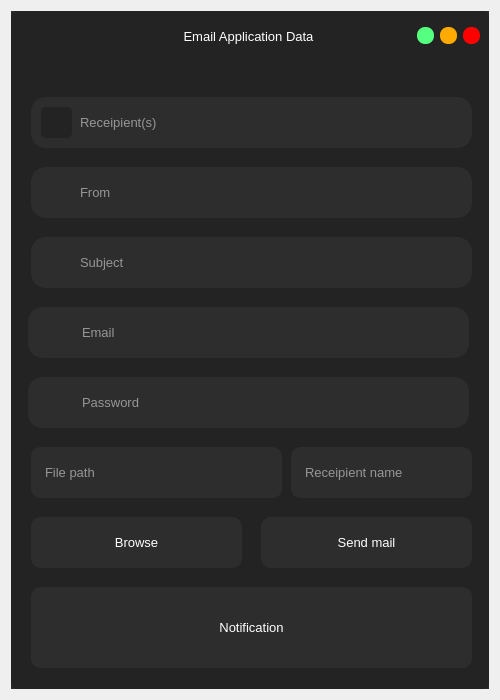
<?xml version="1.0" encoding="UTF-8"?>
<ui version="4.0">
 <class>Mail</class>
 <widget class="QDialog" name="Mail">
  <property name="geometry">
   <rect>
    <x>0</x>
    <y>0</y>
    <width>500</width>
    <height>700</height>
   </rect>
  </property>
  <property name="minimumSize">
   <size>
    <width>500</width>
    <height>700</height>
   </size>
  </property>
  <property name="maximumSize">
   <size>
    <width>500</width>
    <height>700</height>
   </size>
  </property>
  <property name="windowTitle">
   <string>Dialog</string>
  </property>
  <layout class="QVBoxLayout" name="verticalLayout">
   <item>
    <widget class="QFrame" name="frame">
     <property name="styleSheet">
      <string notr="true">background-color: rgb(45, 45, 45);</string>
     </property>
     <property name="frameShape">
      <enum>QFrame::NoFrame</enum>
     </property>
     <property name="frameShadow">
      <enum>QFrame::Raised</enum>
     </property>
     <layout class="QVBoxLayout" name="verticalLayout_4">
      <property name="spacing">
       <number>0</number>
      </property>
      <property name="leftMargin">
       <number>0</number>
      </property>
      <property name="topMargin">
       <number>0</number>
      </property>
      <property name="rightMargin">
       <number>0</number>
      </property>
      <property name="bottomMargin">
       <number>0</number>
      </property>
      <item>
       <widget class="QFrame" name="frame_2">
        <property name="styleSheet">
         <string notr="true">QFrame{
	background-color: rgb(35, 35, 35);
	border-radius:5px;
}</string>
        </property>
        <property name="frameShape">
         <enum>QFrame::NoFrame</enum>
        </property>
        <property name="frameShadow">
         <enum>QFrame::Raised</enum>
        </property>
        <layout class="QVBoxLayout" name="verticalLayout_2">
         <property name="leftMargin">
          <number>0</number>
         </property>
         <property name="topMargin">
          <number>0</number>
         </property>
         <property name="rightMargin">
          <number>0</number>
         </property>
         <property name="bottomMargin">
          <number>0</number>
         </property>
         <item>
          <widget class="QFrame" name="frame_3">
           <property name="minimumSize">
            <size>
             <width>0</width>
             <height>40</height>
            </size>
           </property>
           <property name="maximumSize">
            <size>
             <width>16777215</width>
             <height>30</height>
            </size>
           </property>
           <property name="frameShape">
            <enum>QFrame::NoFrame</enum>
           </property>
           <property name="frameShadow">
            <enum>QFrame::Raised</enum>
           </property>
           <layout class="QHBoxLayout" name="horizontalLayout">
            <property name="topMargin">
             <number>0</number>
            </property>
            <property name="bottomMargin">
             <number>0</number>
            </property>
            <item>
             <widget class="QLabel" name="label">
              <property name="minimumSize">
               <size>
                <width>60</width>
                <height>0</height>
               </size>
              </property>
              <property name="maximumSize">
               <size>
                <width>60</width>
                <height>16777215</height>
               </size>
              </property>
              <property name="text">
               <string/>
              </property>
              <property name="pixmap">
               <pixmap resource="../resource/asset.qrc">:/icons/asset/mail.svg</pixmap>
              </property>
             </widget>
            </item>
            <item>
             <widget class="QLabel" name="label_2">
              <property name="font">
               <font>
                <family>Arial</family>
                <pointsize>10</pointsize>
               </font>
              </property>
              <property name="styleSheet">
               <string notr="true">QLabel{
	color: rgb(255, 255, 255);
}</string>
              </property>
              <property name="text">
               <string>Email Application Data</string>
              </property>
              <property name="alignment">
               <set>Qt::AlignCenter</set>
              </property>
             </widget>
            </item>
            <item>
             <widget class="QPushButton" name="btn_minimize">
              <property name="minimumSize">
               <size>
                <width>16</width>
                <height>16</height>
               </size>
              </property>
              <property name="maximumSize">
               <size>
                <width>17</width>
                <height>17</height>
               </size>
              </property>
              <property name="styleSheet">
               <string notr="true">QPushButton{
	background-color: rgb(85, 255, 127);
	border:none;
	border-radius: 8px;
}

QPushButton:hover{	
	background-color: rgba(85, 255, 127,150);
	
}</string>
              </property>
              <property name="text">
               <string/>
              </property>
             </widget>
            </item>
            <item>
             <widget class="QPushButton" name="btn_maximize">
              <property name="minimumSize">
               <size>
                <width>16</width>
                <height>16</height>
               </size>
              </property>
              <property name="maximumSize">
               <size>
                <width>17</width>
                <height>17</height>
               </size>
              </property>
              <property name="styleSheet">
               <string notr="true">QPushButton{
	
	background-color: rgb(255, 170, 0);
	border:none;
	border-radius: 8px;
}

QPushButton:hover{	
	background-color: rgba(255, 170, 0,150);
	
}</string>
              </property>
              <property name="text">
               <string/>
              </property>
             </widget>
            </item>
            <item>
             <widget class="QPushButton" name="btn_close">
              <property name="minimumSize">
               <size>
                <width>16</width>
                <height>16</height>
               </size>
              </property>
              <property name="maximumSize">
               <size>
                <width>17</width>
                <height>17</height>
               </size>
              </property>
              <property name="styleSheet">
               <string notr="true">QPushButton{
	background-color: rgb(255, 0, 0);
	border:none;
	border-radius: 8px;
}

QPushButton:hover{	
	background-color: rgba(255, 0, 0,150);
	
}</string>
              </property>
              <property name="text">
               <string/>
              </property>
             </widget>
            </item>
           </layout>
          </widget>
         </item>
         <item>
          <widget class="QFrame" name="frame_4">
           <property name="frameShape">
            <enum>QFrame::NoFrame</enum>
           </property>
           <property name="frameShadow">
            <enum>QFrame::Raised</enum>
           </property>
           <widget class="QLabel" name="label_36">
            <property name="geometry">
             <rect>
              <x>30</x>
              <y>120</y>
              <width>31</width>
              <height>31</height>
             </rect>
            </property>
            <property name="styleSheet">
             <string notr="true">background-color: rgb(45, 45, 45);</string>
            </property>
            <property name="text">
             <string/>
            </property>
            <property name="pixmap">
             <pixmap resource="../resource/asset.qrc">:/icons/asset/user.svg</pixmap>
            </property>
           </widget>
           <widget class="QLabel" name="label_37">
            <property name="geometry">
             <rect>
              <x>30</x>
              <y>330</y>
              <width>31</width>
              <height>31</height>
             </rect>
            </property>
            <property name="styleSheet">
             <string notr="true">background-color: rgb(45, 45, 45);</string>
            </property>
            <property name="text">
             <string/>
            </property>
            <property name="pixmap">
             <pixmap resource="../resource/asset.qrc">:/icons/asset/lock.svg</pixmap>
            </property>
           </widget>
           <widget class="QLabel" name="label_notification">
            <property name="geometry">
             <rect>
              <x>20</x>
              <y>530</y>
              <width>441</width>
              <height>81</height>
             </rect>
            </property>
            <property name="font">
             <font>
              <family>MS Shell Dlg 2</family>
              <pointsize>10</pointsize>
              <weight>50</weight>
              <bold>false</bold>
             </font>
            </property>
            <property name="styleSheet">
             <string notr="true">QLabel{
	color: rgb(255, 255, 255);
	background-color: rgb(45, 45, 45);
	border-radius: 10px;
}</string>
            </property>
            <property name="text">
             <string>Notification</string>
            </property>
            <property name="alignment">
             <set>Qt::AlignCenter</set>
            </property>
            <property name="wordWrap">
             <bool>true</bool>
            </property>
           </widget>
           <widget class="QLineEdit" name="sender_password">
            <property name="geometry">
             <rect>
              <x>17</x>
              <y>320</y>
              <width>441</width>
              <height>51</height>
             </rect>
            </property>
            <property name="minimumSize">
             <size>
              <width>0</width>
              <height>0</height>
             </size>
            </property>
            <property name="maximumSize">
             <size>
              <width>16777215</width>
              <height>16777215</height>
             </size>
            </property>
            <property name="font">
             <font>
              <pointsize>10</pointsize>
             </font>
            </property>
            <property name="styleSheet">
             <string notr="true">QLineEdit{
	color: rgb(255, 255, 255);
	border: 2px solid  rgb(45, 45, 45);
	border-radius:15px;
	padding-left: 50px;
}

QLineEdit:hover{
	border:2px solid rgb(35, 35, 35);
}

QLineEdit:focus{
	border:2px solid rgb(255, 255, 255);
}</string>
            </property>
            <property name="echoMode">
             <enum>QLineEdit::Password</enum>
            </property>
            <property name="placeholderText">
             <string>Password</string>
            </property>
            <property name="clearButtonEnabled">
             <bool>true</bool>
            </property>
           </widget>
           <widget class="QLineEdit" name="email_subject">
            <property name="geometry">
             <rect>
              <x>20</x>
              <y>180</y>
              <width>441</width>
              <height>51</height>
             </rect>
            </property>
            <property name="minimumSize">
             <size>
              <width>0</width>
              <height>0</height>
             </size>
            </property>
            <property name="maximumSize">
             <size>
              <width>16777215</width>
              <height>16777215</height>
             </size>
            </property>
            <property name="font">
             <font>
              <pointsize>10</pointsize>
             </font>
            </property>
            <property name="styleSheet">
             <string notr="true">QLineEdit{
	color: rgb(255, 255, 255);
	border: 2px solid  rgb(45, 45, 45);
	border-radius:15px;
	padding-left: 45px;
}

QLineEdit:hover{
	border:2px solid rgb(35, 35, 35);
}

QLineEdit:focus{
	border:2px solid rgb(255, 255, 255);
}</string>
            </property>
            <property name="placeholderText">
             <string>Subject</string>
            </property>
            <property name="clearButtonEnabled">
             <bool>true</bool>
            </property>
           </widget>
           <widget class="QLineEdit" name="email_sender">
            <property name="geometry">
             <rect>
              <x>17</x>
              <y>250</y>
              <width>441</width>
              <height>51</height>
             </rect>
            </property>
            <property name="minimumSize">
             <size>
              <width>0</width>
              <height>0</height>
             </size>
            </property>
            <property name="maximumSize">
             <size>
              <width>16777215</width>
              <height>16777215</height>
             </size>
            </property>
            <property name="font">
             <font>
              <pointsize>10</pointsize>
             </font>
            </property>
            <property name="styleSheet">
             <string notr="true">QLineEdit{
	color: rgb(255, 255, 255);
	border: 2px solid  rgb(45, 45, 45);
	border-radius:15px;
	padding-left: 50px;
}

QLineEdit:hover{
	border:2px solid rgb(35, 35, 35);
}

QLineEdit:focus{
	border:2px solid rgb(255, 255, 255);
}</string>
            </property>
            <property name="placeholderText">
             <string>Email</string>
            </property>
            <property name="clearButtonEnabled">
             <bool>true</bool>
            </property>
           </widget>
           <widget class="QLineEdit" name="email_from">
            <property name="geometry">
             <rect>
              <x>20</x>
              <y>110</y>
              <width>441</width>
              <height>51</height>
             </rect>
            </property>
            <property name="minimumSize">
             <size>
              <width>338</width>
              <height>0</height>
             </size>
            </property>
            <property name="maximumSize">
             <size>
              <width>16777215</width>
              <height>16777215</height>
             </size>
            </property>
            <property name="font">
             <font>
              <pointsize>10</pointsize>
             </font>
            </property>
            <property name="styleSheet">
             <string notr="true">QLineEdit{
	color: rgb(255, 255, 255);
	border: 2px solid  rgb(45, 45, 45);
	border-radius:15px;
	padding-left: 45px;
}

QLineEdit:hover{
	border:2px solid rgb(35, 35, 35);
}

QLineEdit:focus{
	border:2px solid rgb(255, 255, 255);
}</string>
            </property>
            <property name="placeholderText">
             <string>From</string>
            </property>
            <property name="clearButtonEnabled">
             <bool>true</bool>
            </property>
           </widget>
           <widget class="QLabel" name="label_38">
            <property name="geometry">
             <rect>
              <x>30</x>
              <y>190</y>
              <width>31</width>
              <height>31</height>
             </rect>
            </property>
            <property name="styleSheet">
             <string notr="true">background-color: rgb(45, 45, 45);</string>
            </property>
            <property name="text">
             <string/>
            </property>
            <property name="pixmap">
             <pixmap resource="../resource/asset.qrc">:/icons/asset/edit-3.svg</pixmap>
            </property>
           </widget>
           <widget class="QLabel" name="label_39">
            <property name="geometry">
             <rect>
              <x>30</x>
              <y>260</y>
              <width>31</width>
              <height>31</height>
             </rect>
            </property>
            <property name="styleSheet">
             <string notr="true">background-color: rgb(45, 45, 45);</string>
            </property>
            <property name="text">
             <string/>
            </property>
            <property name="pixmap">
             <pixmap resource="../resource/asset.qrc">:/icons/asset/mail.svg</pixmap>
            </property>
           </widget>
           <widget class="QLineEdit" name="reg_email">
            <property name="geometry">
             <rect>
              <x>20</x>
              <y>40</y>
              <width>441</width>
              <height>51</height>
             </rect>
            </property>
            <property name="font">
             <font>
              <pointsize>10</pointsize>
             </font>
            </property>
            <property name="styleSheet">
             <string notr="true">QLineEdit{
	color: rgb(255, 255, 255);
	border: 2px solid  rgb(45, 45, 45);
	border-radius:15px;
	padding-left: 45px;
}

QLineEdit:hover{
	border:2px solid rgb(35, 35, 35);
}

QLineEdit:focus{
	border:2px solid rgb(255, 255, 255);
}</string>
            </property>
            <property name="placeholderText">
             <string>Receipient(s) </string>
            </property>
            <property name="clearButtonEnabled">
             <bool>true</bool>
            </property>
           </widget>
           <widget class="QLabel" name="label_44">
            <property name="geometry">
             <rect>
              <x>30</x>
              <y>50</y>
              <width>31</width>
              <height>31</height>
             </rect>
            </property>
            <property name="text">
             <string/>
            </property>
            <property name="pixmap">
             <pixmap resource="../resource/asset.qrc">:/icons/asset/mail.svg</pixmap>
            </property>
           </widget>
           <widget class="QLineEdit" name="image_file_reg">
            <property name="geometry">
             <rect>
              <x>20</x>
              <y>390</y>
              <width>251</width>
              <height>51</height>
             </rect>
            </property>
            <property name="font">
             <font>
              <pointsize>10</pointsize>
             </font>
            </property>
            <property name="styleSheet">
             <string notr="true">QLineEdit{
	color: rgb(255, 255, 255);
	border: 2px solid  rgb(45, 45, 45);
	border-radius:10px;
	padding-left: 10px;
}

QLineEdit:hover{
	border:2px solid rgb(35, 35, 35);
}

QLineEdit:focus{
	border:2px solid rgb(255, 255, 255);
}</string>
            </property>
            <property name="placeholderText">
             <string>File path</string>
            </property>
            <property name="clearButtonEnabled">
             <bool>true</bool>
            </property>
           </widget>
           <widget class="QPushButton" name="btn_browse_reg">
            <property name="geometry">
             <rect>
              <x>20</x>
              <y>460</y>
              <width>211</width>
              <height>51</height>
             </rect>
            </property>
            <property name="font">
             <font>
              <pointsize>10</pointsize>
             </font>
            </property>
            <property name="styleSheet">
             <string notr="true">QPushButton{
	color: rgb(255, 255, 255);
	background-color: rgb(45, 45, 45);
	border:none;
	border-radius: 10px;
}

QPushButton:hover{
	border-radius: 20px;
}

QPushButton:pressed{
	border: 2px solid rgb(255,255,255);	
}</string>
            </property>
            <property name="text">
             <string>Browse</string>
            </property>
            <property name="icon">
             <iconset resource="../resource/asset.qrc">
              <normaloff>:/icons/asset/upload.svg</normaloff>:/icons/asset/upload.svg</iconset>
            </property>
            <property name="iconSize">
             <size>
              <width>30</width>
              <height>30</height>
             </size>
            </property>
            <property name="flat">
             <bool>true</bool>
            </property>
           </widget>
           <widget class="QPushButton" name="btn_send_mail">
            <property name="geometry">
             <rect>
              <x>250</x>
              <y>460</y>
              <width>211</width>
              <height>51</height>
             </rect>
            </property>
            <property name="font">
             <font>
              <pointsize>10</pointsize>
             </font>
            </property>
            <property name="styleSheet">
             <string notr="true">QPushButton{
	color: rgb(255, 255, 255);
	background-color: rgb(45, 45, 45);
	border:none;
	border-radius: 10px;
}

QPushButton:hover{
	border-radius: 20px;
}

QPushButton:pressed{
	border: 2px solid rgb(255,255,255);	
}</string>
            </property>
            <property name="text">
             <string>Send mail</string>
            </property>
            <property name="icon">
             <iconset resource="../resource/asset.qrc">
              <normaloff>:/icons/asset/send.svg</normaloff>:/icons/asset/send.svg</iconset>
            </property>
            <property name="iconSize">
             <size>
              <width>30</width>
              <height>30</height>
             </size>
            </property>
            <property name="flat">
             <bool>true</bool>
            </property>
           </widget>
           <widget class="QLineEdit" name="rep_name">
            <property name="geometry">
             <rect>
              <x>280</x>
              <y>390</y>
              <width>181</width>
              <height>51</height>
             </rect>
            </property>
            <property name="font">
             <font>
              <pointsize>10</pointsize>
             </font>
            </property>
            <property name="styleSheet">
             <string notr="true">QLineEdit{
	color: rgb(255, 255, 255);
	border: 2px solid  rgb(45, 45, 45);
	border-radius:10px;
	padding-left: 10px;
}

QLineEdit:hover{
	border:2px solid rgb(35, 35, 35);
}

QLineEdit:focus{
	border:2px solid rgb(255, 255, 255);
}</string>
            </property>
            <property name="placeholderText">
             <string>Receipient name</string>
            </property>
            <property name="clearButtonEnabled">
             <bool>true</bool>
            </property>
           </widget>
           <zorder>sender_password</zorder>
           <zorder>email_from</zorder>
           <zorder>label_36</zorder>
           <zorder>label_37</zorder>
           <zorder>label_notification</zorder>
           <zorder>email_subject</zorder>
           <zorder>email_sender</zorder>
           <zorder>label_38</zorder>
           <zorder>label_39</zorder>
           <zorder>reg_email</zorder>
           <zorder>label_44</zorder>
           <zorder>image_file_reg</zorder>
           <zorder>btn_browse_reg</zorder>
           <zorder>btn_send_mail</zorder>
           <zorder>rep_name</zorder>
          </widget>
         </item>
        </layout>
       </widget>
      </item>
     </layout>
    </widget>
   </item>
  </layout>
 </widget>
 <resources>
  <include location="../resource/asset.qrc"/>
 </resources>
 <connections/>
</ui>
